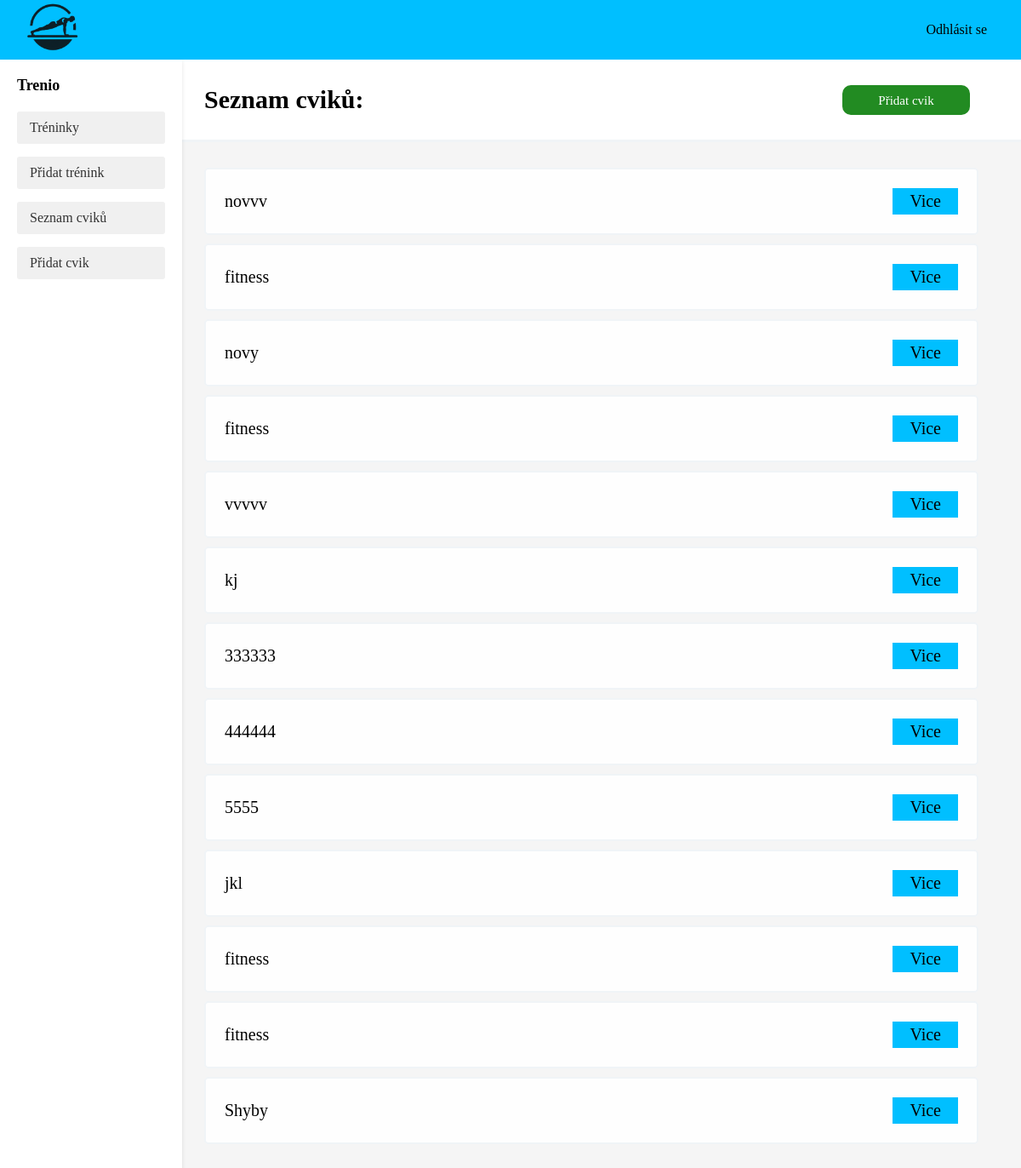
The page /admin/view_exercises.php (signed in) on the database its author committed.
### tables this page shows
CREATE TABLE `exercises` (
  `exercise_id` int(11) NOT NULL,
  `name` varchar(50) NOT NULL,
  `description` varchar(255) NOT NULL,
  `image` varchar(255) DEFAULT NULL,
  `users_id` int(11) DEFAULT NULL
);

### classes/Auth.php (called while the page is built, shortened)
<?php
class Auth {
    public static function isLoggedIn(){
        return isset($_SESSION["is_logged_in"]) and $_SESSION["is_logged_in"];
    }
}

### classes/Exercise.php (called while the page is built, shortened)
<?php
class Exercise {
    public static function getExerciseUseridWithoutUserid($connection, $logged_in_user_id){
        $sql = "SELECT * FROM exercises WHERE users_id IS NULL OR users_id = :logged_in_user_id";
        $statement = $connection->prepare($sql);
        $statement->bindValue(':logged_in_user_id', $logged_in_user_id, PDO::PARAM_INT);
        try {
            if($statement->execute()) {
                return $statement->fetchAll();
            } else {
                throw new Exception("Chyba při získávání cviku");
            }
        } catch (Exception $e) {
            error_log("Chyba při získávání cviku getExerciseUseridWithoutUserid\n", 3, "../errors/error.log");
            echo "Typ chyby: " . $e->getMessage();
        }
    }
}

### admin/view_exercises.php (the view, shortened to what this page needs)
<?php
require "../classes/Database.php";
require "../classes/Exercise.php";
require "../classes/Auth.php";
$database = new Database();
$connection = $database->connectionDatabase();
$exercises = Exercise::getExerciseUseridWithoutUserid($connection, $_SESSION['logged_in_user_id']);
?>
<!DOCTYPE html>
<html lang="en">
<head>
    <link rel="stylesheet" href="../css/general.css">
    <link rel="stylesheet" href="../css/header.css">
   <link rel="stylesheet" href="../css/view_exercise.css">
    <link rel="stylesheet" href="../css/home_page.css">
    <link href='https://unpkg.com/boxicons@2.1.4/css/boxicons.min.css' rel='stylesheet'>
</head>
<body>
    <?php if (Auth::isLoggedIn() === true):?>
        <?php require '../assets/admin_header.php';
    endif; ?>
    <main>
        <section class="main-heading">
            <h1>Seznam cviků:</h1>
            <a href="create_exercise.php" class="create-exercise">Přidat cvik</a>
        </section>
        <section class="execise-list">
            <form action="" method="post">
                    <div class="all-exercises">
                        <?php foreach ($exercises as $exercise) : ?>
                            <div class="one-exercise">
                                <?php echo htmlspecialchars($exercise['name'])?>
                                <a href="one_exercise.php?id=<?=$exercise['exercise_id'] ?>">Vice</a>
                            </div>
                        <?php endforeach; ?>
                    </div><br>
            </form>
        </section>
    </main>
</body>
</html>

### assets/admin_header.php (shortened to what this page needs)
<header>
    <div class="logo">
            <a href="view_workout.php">
                <img src="../img/logo.png" alt="">
            </a>
    </div>
    <nav>
        <ul>
            <li><a href="./log_out.php">Odhlásit se</a></li>
        </ul>
    </nav>
</header>
<aside id="postrannilysta">
    <h2>Trenio</h2>
    <ul>
        <li><a href="./view_workout.php">Tréninky</a></li>
        <li><a href="./create_workout1.php">Přidat trénink</a></li>
        <li><a href="./view_exercises.php">Seznam cviků</a></li>
        <li><a href="./create_exercise.php">Přidat cvik</a></li>
    </ul>
</aside>

### css/general.css (style rules this page uses)
* { padding: 0; margin: 0; box-sizing: border-box; }

### css/header.css (style rules this page uses)
header { display: flex; position: fixed; width: 100%; flex-direction: row; align-items: center; background-color: deepskyblue; height: 70px; }
.logo { flex-grow: 1; }
.logo img { width: 80px; margin-left: 20px; }
nav { margin-right: 30px; }
nav li { display: inline-block; list-style-type: none; margin-right: 10px; }
nav li a { text-decoration: none; color: black; }
@media (min-width: 800px) { header nav { display: block !important; } }
#postrannilysta { background-color: #fff; padding: 20px; width: 214px; position: fixed; top: 70px; right: auto; z-index: 100; box-shadow: 0 2px 5px rgba(0, 0, 0, 0.1); height: 100%; flex: 0 0 250px; }
#postrannilysta h2 { font-size: 18px; margin-top: 0; margin-bottom: 20px; }
#postrannilysta ul { list-style: none; padding: 0; }
#postrannilysta li { margin-bottom: 15px; }
#postrannilysta a { display: block; padding: 10px 15px; background-color: #f0f0f0; text-decoration: none; color: #333; border-radius: 3px; transition: background-color 0.3s ease; }

### css/view_exercise.css (style rules this page uses)
main { min-height: 100vh; background: #f5f5f5 ; }
.main-heading { display: flex; justify-content: space-between; align-items: center; background: white; margin-bottom: 20px; border-bottom:3px solid #f0f4f7 ; padding-top: 70px; padding-left: 190px; }
.main-heading h1 { text-align: left; margin-left: 50px; padding-bottom: 30px; padding-top: 30px; color: rgb(0, 0, 0); font-size: 30px; }
.create-exercise { flex-shrink: 0; width: 150px; height: 35px; text-align: center; padding: 10px 20px; margin-right: 60px; text-decoration: none; color: white; font-size: 15px; background: forestgreen; border-radius: 10px; }
.execise-list { display: flex; flex-direction: column; margin: 0 50px; margin-top: 30px; margin-left: 240px; align-items: stretch; }
.one-exercise { display: flex; justify-content: space-between; align-items: center; width: 100%; margin-bottom: 10px; border: 2px solid #f0f4f7; border-radius: 5px; padding: 22px; background: rgba(255, 255, 255, 0.9); font-size: 20px; }
.one-exercise a { text-decoration: none; font-size: 20px; padding: 4px 20px; background: deepskyblue; color: black; }

### rows shown on the page
exercises: name "novvv"
exercises: name "fitness"
exercises: name "novy"
exercises: name "fitness"
exercises: name "vvvvv"
exercises: name "kj"
exercises: name "333333"
exercises: name "444444"
exercises: name "5555"
exercises: name "jkl"
exercises: name "fitness"
exercises: name "fitness"
exercises: name "Shyby"
